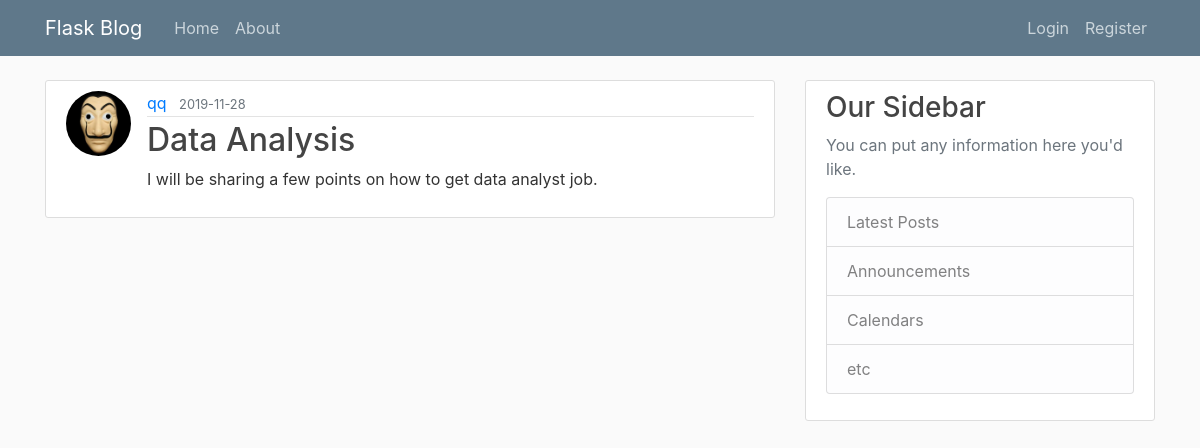
Screenshot of /post/8 with the database file from the repository.
### app/model.py (models this page shows, shortened)
class User(db.Model, UserMixin):
    id = db.Column(db.Integer, primary_key=True)
    username = db.Column(db.String(20), unique=True, nullable=False)
    email = db.Column(db.String(120), unique=True, nullable=False)
    image_profile = db.Column(db.String(120), nullable=False, default='default.jpg')
    password = db.Column(db.String(60), unique=True, nullable=False)
    posts = db.relationship('Post', backref='author', lazy=True)

class Post(db.Model):
    id = db.Column(db.Integer, primary_key=True)
    title = db.Column(db.String(20), nullable=False)
    date_posted = db.Column(db.DateTime, nullable=False, default=datetime.utcnow())
    content = db.Column(db.Text, nullable=False)
    user_id = db.Column(db.Integer, db.ForeignKey('user.id'), nullable=False)

### app/posts/routes.py (the view)
@posts.route('/post/<int:post_id>')
def post(post_id):
    post = Post.query.get_or_404(post_id)
    return render_template('post.html', title=post.title, post=post)

### app/templates/post.html (shortened to what this page needs)
{% extends "layout.html" %}
{% block content %}
  <article class="media content-section">
    <img class="rounded-circle article-img" src="{{ url_for('static', filename='profile_pic/' + post.author.image_profile) }}">
    <div class="media-body">
      <div class="article-metadata">
        <a class="mr-2" href="{{ url_for('users.user_posts', username=post.author.username) }}">{{ post.author.username }}</a>
        <small class="text-muted">{{ post.date_posted.strftime('%Y-%m-%d') }}</small>
      </div>
      <h2 class="article-title">{{ post.title }}</h2>
      <p class="article-content">{{ post.content }}</p>
    </div>
  </article>
{% endblock content %}

### app/static/main.css (style rules this page uses)
body { background: #fafafa; color: #333333; margin-top: 5rem; }
h1, h2, h3, h4, h5, h6 { color: #444444; }
.content-section { background: #ffffff; padding: 10px 20px; border: 1px solid #dddddd; border-radius: 3px; margin-bottom: 20px; }
.article-title { color: #444444; }
.article-content { white-space: pre-line; }
.article-img { height: 65px; width: 65px; margin-right: 16px; }
.article-metadata { padding-bottom: 1px; margin-bottom: 4px; border-bottom: 1px solid #e3e3e3 }

### rows the page displays
User: image_profile (placeholder picture), author.username "qq"
Post: date_posted "2019-11-28", title "Data Analysis", content "I will be sharing a few points on how to get data analyst job."
